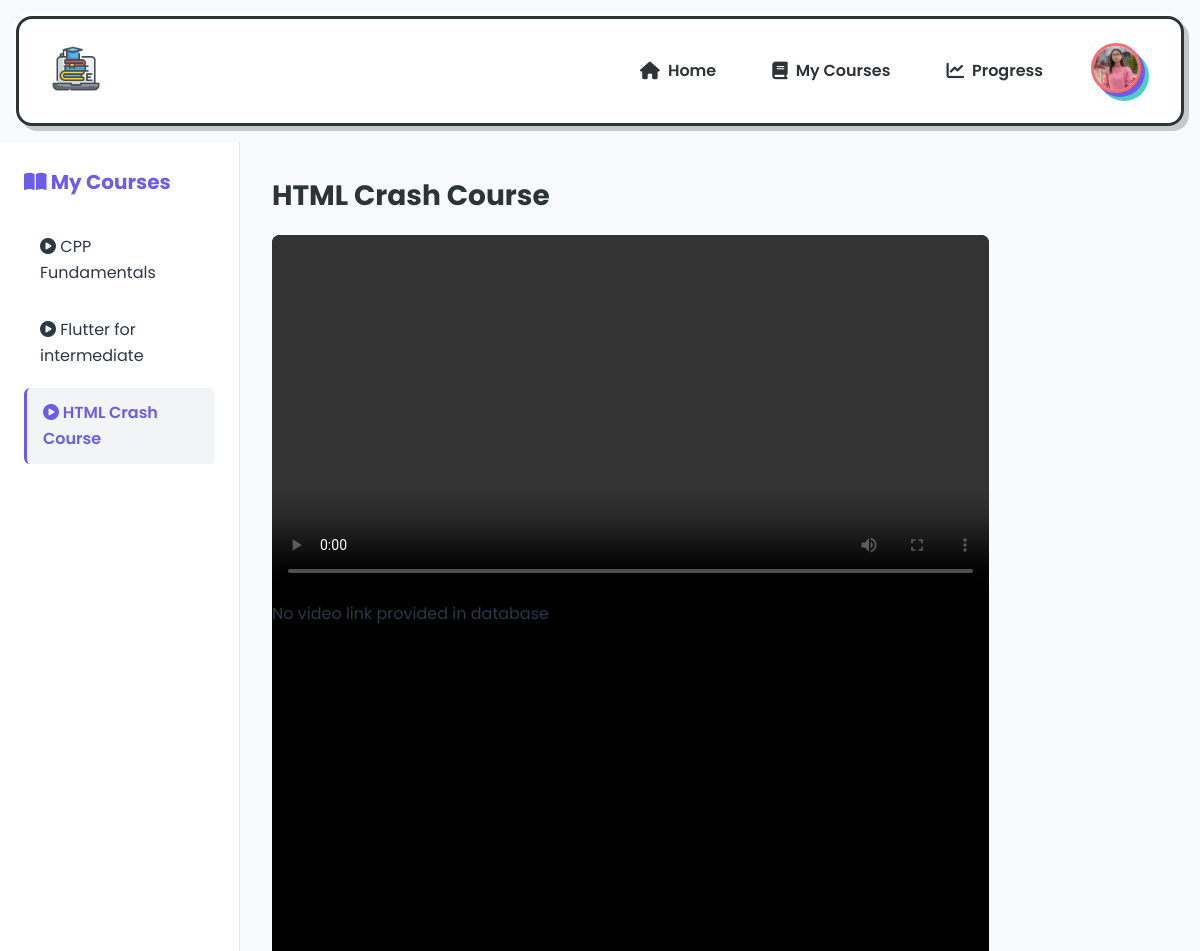
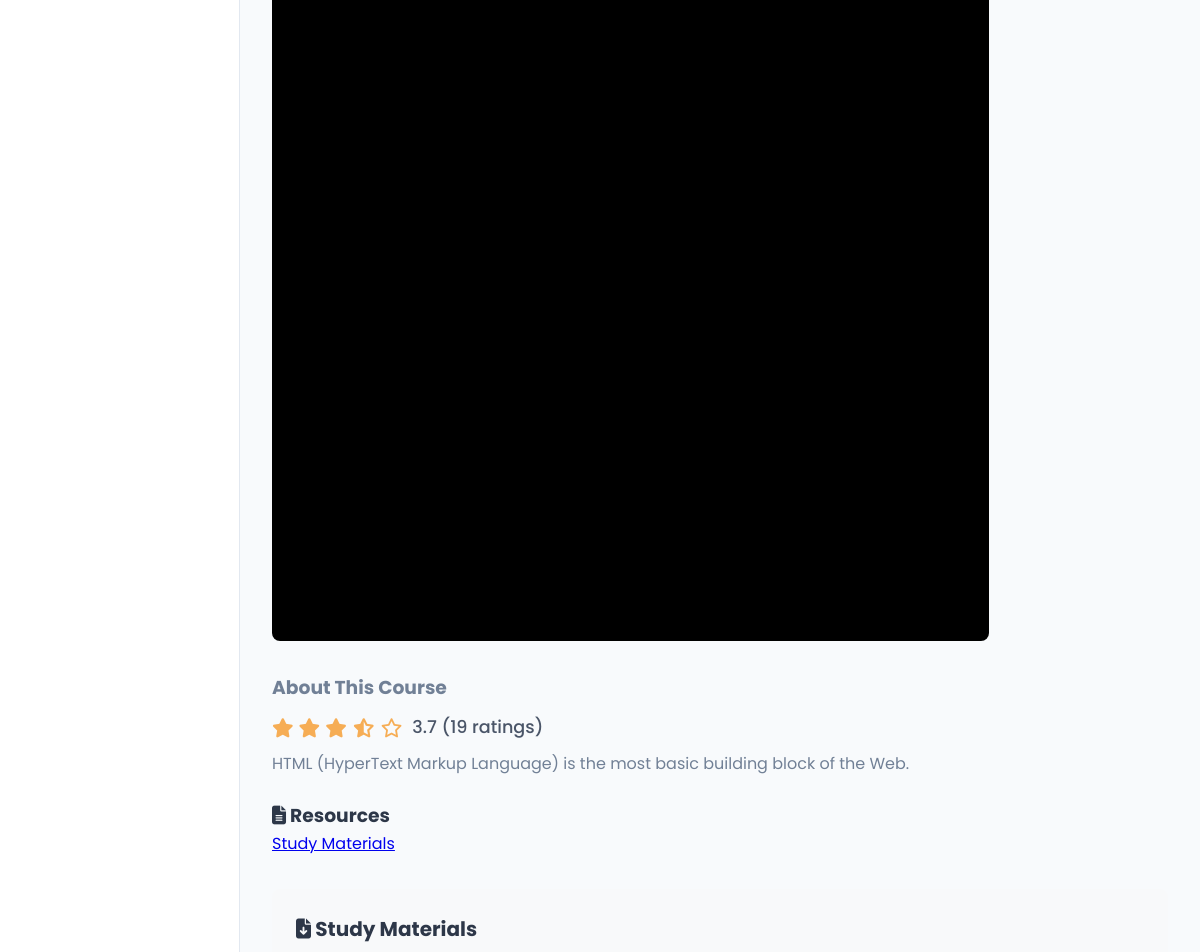
The page /Backend/continueCourse.php?course_id=41 (signed in) on the database its author committed (2 pictures, top to bottom).
### tables this page shows
CREATE TABLE `users` (
  `id` int(11) NOT NULL,
  `username` varchar(50) NOT NULL,
  `email` varchar(100) NOT NULL,
  `phone` varchar(15) DEFAULT NULL,
  `address` text DEFAULT NULL,
  `education` varchar(255) DEFAULT NULL,
  `skills` varchar(255) DEFAULT NULL,
  `password` varchar(255) NOT NULL,
  `created_at` timestamp NOT NULL DEFAULT current_timestamp(),
  `name` varchar(255) DEFAULT NULL,
  `profile_pic` blob DEFAULT NULL
);

CREATE TABLE `courses` (
  `id` int(11) NOT NULL,
  `title` varchar(100) NOT NULL,
  `author` varchar(100) DEFAULT NULL,
  `description` text DEFAULT NULL,
  `image` varchar(255) DEFAULT NULL,
  `video_link` varchar(255) DEFAULT NULL,
  `resource_link` varchar(255) DEFAULT NULL,
  `upload_resource` varchar(255) DEFAULT NULL,
  `category` varchar(50) DEFAULT NULL,
  `rating` float NOT NULL DEFAULT 0,
  `rating_count` int(11) DEFAULT 0,
  `price` decimal(10,2) DEFAULT 0.00,
  `created_at` timestamp NOT NULL DEFAULT current_timestamp(),
  `subject` varchar(255) DEFAULT NULL,
  `PrimaryID` int(11) NOT NULL
);

### Backend/continueCourse.php (the view, shortened to what this page needs)
<?php
require_once 'db.php';
$course_id = isset($_GET['course_id']) ? intval($_GET['course_id']) : 0;
$stmt = $conn->prepare("SELECT * FROM courses WHERE PrimaryID = ?");
$stmt->bind_param("i", $course_id);
$stmt->execute();
$course = $stmt->get_result()->fetch_assoc();
$current_rating = $course['rating'] ?? 0;
$rating_count = $course['rating_count'] ?? 0;
$user_id = $_SESSION['user_id'];
$enrolled_stmt = $conn->prepare("
    SELECT c.PrimaryID, c.title
    FROM user_courses uc
    JOIN courses c ON uc.course_id = c.PrimaryID
    WHERE uc.user_id = ?
    ORDER BY c.title
");
$enrolled_stmt->bind_param("i", $user_id);
$enrolled_stmt->execute();
$enrolled_courses = $enrolled_stmt->get_result()->fetch_all(MYSQLI_ASSOC);
?>
<?php
    $stmt = $conn->prepare("SELECT profile_pic FROM users WHERE id = ?");
    $stmt->bind_param("i", $_SESSION['user_id']);
    $stmt->execute();
    $result = $stmt->get_result();
    $user = $result->fetch_assoc();
if (!empty($user['profile_pic'])) {
    $absolutePath = __DIR__ . '/uploads/' . basename($user['profile_pic']);
    if (file_exists($absolutePath)) {
        $profilePicUrl = '/LPD/Backend/uploads/' . basename($user['profile_pic']);
    } else {
        $profilePicUrl = '/LPD/Asset/user.png';
    }
} else {
    $profilePicUrl = '/LPD/Asset/user.png';
}
?>
<!DOCTYPE html>
<html lang="en">
<head>
  <link rel="stylesheet" href="https://cdnjs.cloudflare.com/ajax/libs/font-awesome/6.4.0/css/all.min.css">
  <link rel="stylesheet" href="../User Dashboard/styles.css">
</head>
<body>
  <header class="neopop-header">
    <div class="logo-container">
      <img src="../Asset/logo.png" alt="Learning Path Logo" class="logo" width="50px">
    </div>
    <nav class="main-nav">
      <a href="../User Dashboard/dashboard.php" class="nav-link"><i class="fas fa-home"></i> Home</a>
      <a href="../User Dashboard/dashboard.php#category-nav" class="nav-link"><i class="fas fa-book"></i> My Courses</a>
      <a href="#" class="nav-link"><i class="fas fa-chart-line"></i> Progress</a>
      <div class="profile-dropdown">
        <button class="profile-icon" id="profile-icon-button">
          <img id="user-profile-pic" class="profile-pic" src="<?php echo htmlspecialchars($profilePicUrl); ?>" onerror="this.src='../Asset/user.png'" alt="Profile Picture" height="50">
        </button>
      </div>
    </nav>
  </header>
  <div class="learning-container">
    <aside class="course-sidebar">
      <div class="sidebar-header">
        <h2><i class="fas fa-book-open"></i> My Courses</h2>
      </div>
      <ul class="course-list">
        <?php foreach ($enrolled_courses as $ecourse): ?>
          <li class="course-item">
            <a href="continueCourse.php?course_id=<?php echo $ecourse['PrimaryID']; ?>"
               class="course-link <?php echo ($ecourse['PrimaryID'] == $course_id) ? 'active' : ''; ?>">
              <i class="fas fa-play-circle"></i> <?php echo htmlspecialchars($ecourse['title']); ?>
            </a>
          </li>
        <?php endforeach; ?>
      </ul>
    </aside>
    <main class="course-content">
      <?php if ($course): ?>
        <h1 class="course-title"><?php echo htmlspecialchars($course['title']); ?></h1>
        <div class="course-video-container">
            <?php
            $videoUrl = '';
            if (!empty($videoUrl)): ?>
                <iframe class="course-video"
                        src="<?php echo htmlspecialchars($videoUrl) ?>?rel=0&modestbranding=1"
                        frameborder="0"
                        allow="accelerometer; autoplay; clipboard-write; encrypted-media; gyroscope; picture-in-picture"
                        allowfullscreen></iframe>
                        <!-- <video class="course-video"
                            src="<?php echo htmlspecialchars($videoUrl); ?>"
                            controls
                            autoplay
                            onerror="this.src='../Asset/cpp.mp4'">
                            Your browser does not support the video tag.
                        </video> -->
            <?php else: ?>
                <div class="video-placeholder">
                    <video class="course-video"
                            src="<?php echo htmlspecialchars($videoUrl); ?>"
                            controls
                            autoplay
                            onerror="this.src='../Asset/cpp.mp4'">
                        </video>
                    <?php if (empty($course['video_link'])): ?>
                        <p class="debug-info">No video link provided in database</p>
                    <?php endif; ?>
                </div>
            <?php endif; ?>
        </div>
        <div class="course-description">
            <h3>About This Course</h3>
            <div class="rating-display" style="margin: 10px 0;">
                <?php
                $full_stars = floor($current_rating);
                $has_half_star = ($current_rating - $full_stars) >= 0.5;
                $empty_stars = 5 - $full_stars - ($has_half_star ? 1 : 0);
                for ($i = 0; $i < $full_stars; $i++) {
                    echo '<i class="fas fa-star" style="color: #f6ad55;"></i>';
                }
                if ($has_half_star) {
                    echo '<i class="fas fa-star-half-alt" style="color: #f6ad55;"></i>';
                }
                for ($i = 0; $i < $empty_stars; $i++) {
                    echo '<i class="far fa-star" style="color: #f6ad55;"></i>';
                }
                ?>
                <span style="margin-left: 5px;"><?php echo number_format($current_rating, 1); ?> (<?php echo $rating_count; ?> ratings)</span>
            </div>
            <p><?php echo nl2br(htmlspecialchars($course['description'])); ?></p>
        </div>
        <?php if ($course['resource_link']): ?>
          <div class="course-resources">
            <h3><i class="fas fa-file-alt"></i> Resources</h3>
            <a href="<?php echo htmlspecialchars($course['resource_link']); ?>" class="resource-link" target="_blank">
              Study Materials
            </a>
          </div>
<?php if (!empty($course['upload_resource'])): ?>
<div class="resource-download" style="margin-top: 2rem; background: #f8f9fa; padding: 1.5rem; border-radius: 8px;">
    <h3 style="font-size: 1.25rem; margin-bottom: 1rem; color: #2d3748;">
        <i class="fas fa-file-download"></i> Study Materials
    </h3>
</div>
<?php endif; ?>
        <?php endif; ?>
      <?php endif; ?>
    </main>
  </div>
</body>
</html>

### User Dashboard/styles.css (style rules this page uses)
:root { --electric-purple: #6C5CE7; --vibrant-pink: #FD79A8; --neon-blue: #00CEFF; --deep-space: #2D3436; --pure-white: #FFFFFF; --soft-cloud: #F5F6FA; --web-dev: #6C5CE7; --data-science: #00B894; --mobile-dev: #0984E3; --design: #FD79A8; --business: #FDCB6E; --shadow-offset: 5px; --shadow-blur: 0px; --shadow-color: rgba(0, 0, 0, 0.2); --highlight-offset: -3px; --highlight-blur: 0px; --highlight-color: rgba(255, 255, 255, 0.7); --border-thickness: 3px; --border-radius: 16px; }
html, body { height: 100%; margin: 0; padding: 0; font-family: 'Poppins', sans-serif; }
* { box-sizing: border-box; margin: 0; padding: 0; }
body { font-family: 'Poppins', sans-serif; background-color: var(--soft-cloud); color: var(--deep-space); line-height: 1.6; }
.profile-dropdown { position: relative; display: inline-block; }
.profile-icon { background: none; border: none; cursor: pointer; padding: 0.5rem; color: var(--deep-space); transition: all 0.3s ease; }
.main-nav { display: flex; align-items: center; gap: 1.5rem; }
.main-nav .nav-link { display: flex; align-items: center; gap: 0.5rem; color: var(--deep-space); text-decoration: none; font-weight: 600; padding: 0.5rem 1rem; position: relative; transition: all 0.3s ease; }
.main-nav .nav-link i { font-size: 1.1rem; }
.main-nav .nav-link::after { content: ''; position: absolute; bottom: 0; left: 50%; width: 0; height: 3px; background-color: var(--electric-purple); transition: all 0.3s ease; transform: translateX(-50%); }
.neopop-header { background: var(--pure-white); border: var(--border-thickness) solid var(--deep-space); border-radius: var(--border-radius); box-shadow: var(--shadow-offset) var(--shadow-offset) var(--shadow-blur) var(--shadow-color), var(--highlight-offset) var(--highlight-offset) var(--highlight-blur) var(--highlight-color); display: flex; justify-content: space-between; align-items: center; padding: 1rem 2rem; position: sticky; top: 0; z-index: 100; margin: 1rem; transition: all 0.3s cubic-bezier(0.175, 0.885, 0.32, 1.275); }
.course-title { font-size: 1.25rem; margin: 0 0 0.5rem 0; color: var(--deep-space); }
.profile-pic { border-radius: 50%; border: 3px solid #ff6b6b; box-shadow: 4px 4px 0 var(--electric-purple), 8px 8px 0 #4ecdc4; transition: transform 0.3s ease, box-shadow 0.3s ease; background-color: white; object-fit: cover; width: 50px; height: 50px; }

### Backend/continueCourse.php (style rules this page uses)
:root { --primary-color: #6C5CE7; --primary-dark: #5a0b9d; --text-color: #2d3748; --text-light: #718096; --bg-color: #f8fafc; --sidebar-width: 20%; }
* { margin: 0; padding: 0; box-sizing: border-box; font-family: 'Poppins', sans-serif; }
body { display: flex; flex-direction: column; height: 100vh; background-color: var(--bg-color); color: var(--text-color); }
.learning-container { display: flex; flex: 1; overflow: hidden; }
.course-sidebar { width: var(--sidebar-width); background: white; border-right: 1px solid #e2e8f0; overflow-y: auto; padding: 1.5rem; transition: transform 0.3s; }
.sidebar-header { margin-bottom: 1.5rem; }
.sidebar-header h2 { font-size: 1.25rem; color: var(--primary-color); }
.course-list { list-style: none; }
.course-item { margin-bottom: 0.5rem; }
.course-link { display: block; padding: 0.75rem 1rem; color: var(--text-color); text-decoration: none; border-radius: 6px; transition: all 0.3s; }
.course-link:hover, .course-link.active { background: #f3f4f6; color: var(--primary-color); }
.course-link.active { font-weight: 600; border-left: 3px solid var(--primary-color); }
.course-content { flex: 1; padding: 2rem; overflow-y: auto; }
.course-video-container { width: 80%; height: 80%; background: #000; border-radius: 8px; overflow: hidden; margin-bottom: 2rem; aspect-ratio: 16/9; }
.course-video { width: 100%; height: 100%; }
.course-title { font-size: 1.75rem; margin-bottom: 1rem; }
.course-description { color: var(--text-light); line-height: 1.6; margin-bottom: 1.5rem; }
.rating-display { display: flex; align-items: center; gap: 5px; font-size: 1.1rem; margin: 15px 0; }
.rating-display .fa-star, .rating-display .fa-star-half-alt { color: #f6ad55; font-size: 1.2rem; }
.rating-display span { font-weight: 500; color: #4a5568; }

### rows shown on the page
users: profile_pic (picture)
courses: title "CPP Fundamentals"
courses: title "Flutter for intermediate"
courses: title "HTML Crash Course", rating "3.7", rating_count "19", description "HTML (HyperText Markup Language) is the most basic building block of the Web."
